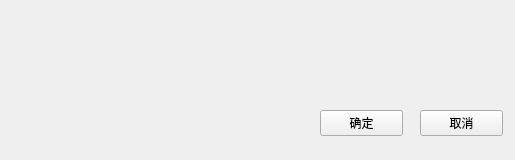
<?xml version="1.0" encoding="UTF-8"?>
<ui version="4.0">
 <class>ReceiveFileClass</class>
 <widget class="QWidget" name="ReceiveFileClass">
  <property name="geometry">
   <rect>
    <x>0</x>
    <y>0</y>
    <width>515</width>
    <height>160</height>
   </rect>
  </property>
  <property name="sizePolicy">
   <sizepolicy hsizetype="Fixed" vsizetype="Fixed">
    <horstretch>0</horstretch>
    <verstretch>0</verstretch>
   </sizepolicy>
  </property>
  <property name="minimumSize">
   <size>
    <width>515</width>
    <height>160</height>
   </size>
  </property>
  <property name="maximumSize">
   <size>
    <width>515</width>
    <height>160</height>
   </size>
  </property>
  <property name="windowTitle">
   <string>ReceiveFile</string>
  </property>
  <widget class="QWidget" name="titleWidget" native="true">
   <property name="geometry">
    <rect>
     <x>0</x>
     <y>0</y>
     <width>515</width>
     <height>50</height>
    </rect>
   </property>
   <property name="titleskin" stdset="0">
    <bool>true</bool>
   </property>
  </widget>
  <widget class="QWidget" name="bodyWidget" native="true">
   <property name="geometry">
    <rect>
     <x>0</x>
     <y>50</y>
     <width>515</width>
     <height>110</height>
    </rect>
   </property>
   <property name="bottomskin" stdset="0">
    <bool>true</bool>
   </property>
   <widget class="QLabel" name="label">
    <property name="geometry">
     <rect>
      <x>10</x>
      <y>20</y>
      <width>491</width>
      <height>16</height>
     </rect>
    </property>
    <property name="text">
     <string/>
    </property>
   </widget>
   <widget class="QPushButton" name="okBtn">
    <property name="geometry">
     <rect>
      <x>320</x>
      <y>60</y>
      <width>83</width>
      <height>26</height>
     </rect>
    </property>
    <property name="text">
     <string>确定</string>
    </property>
   </widget>
   <widget class="QPushButton" name="cancelBtn">
    <property name="geometry">
     <rect>
      <x>420</x>
      <y>60</y>
      <width>83</width>
      <height>26</height>
     </rect>
    </property>
    <property name="text">
     <string>取消</string>
    </property>
   </widget>
  </widget>
 </widget>
 <layoutdefault spacing="6" margin="11"/>
 <resources/>
 <connections/>
</ui>
